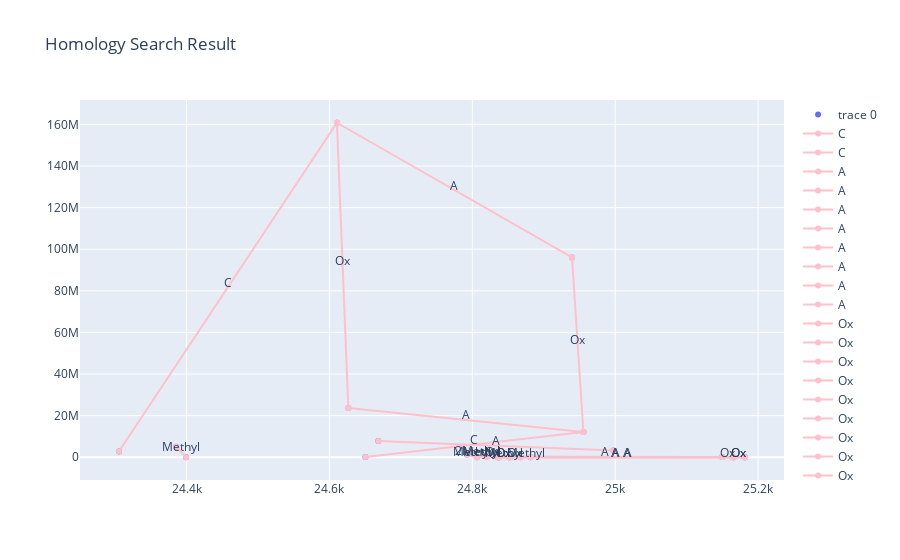

Write notebook code for a chart like this one.
### Code cell
bcr = homology_search(df_ctrl)
plotly_basecalling(*bcr, y='Vol', title='Homology Search Result')

### Figure 1 — Plotly figure (JSON) as saved in the notebook; plotly's stock layout.template omitted (floating-point values rounded to 4 significant figures)
{"data": [{"mode": "markers", "type": "scatter", "x": [24610.0, 24940.0, 24630.0, 24960.0, 24670.0, 24390.0, 25000.0, 24310.0, 24790.0, 24820.0, 25150.0, 24650.0, 24850.0, 24840.0, 24400.0, 25170.0, 24810.0, 24840.0, 25180.0, 24880.0, 24840.0, 24850.0, 25160.0, 24870.0, 25180.0], "y": [160800000.0, 96070000.0, 23700000.0, 12150000.0, 7819000.0, 5067000.0, 3221000.0, 2736000.0, 1154000.0, 316000.0, 162600.0, 152700.0, 59220.0, 50890.0, 29500.0, 23650.0, 20780.0, 20690.0, 15460.0, 14420.0, 13980.0, 13760.0, 8517.0, 3848.0, 3190.0]}, {"line": {"color": "pink"}, "mode": "lines+markers", "name": "C", "type": "scatter", "x": [24610.0, 24310.0], "y": [160800000.0, 2736000.0]}, {"line": {"color": "pink"}, "mode": "lines+markers", "name": "C", "type": "scatter", "x": [24960.0, 24650.0], "y": [12150000.0, 152700.0]}, {"line": {"color": "pink"}, "mode": "lines+markers", "name": "A", "type": "scatter", "x": [24610.0, 24940.0], "y": [160800000.0, 96070000.0]}, {"line": {"color": "pink"}, "mode": "lines+markers", "name": "A", "type": "scatter", "x": [24630.0, 24960.0], "y": [23700000.0, 12150000.0]}, {"line": {"color": "pink"}, "mode": "lines+markers", "name": "A", "type": "scatter", "x": [24670.0, 25000.0], "y": [7819000.0, 3221000.0]}, {"line": {"color": "pink"}, "mode": "lines+markers", "name": "A", "type": "scatter", "x": [24820.0, 25150.0], "y": [316000.0, 162600.0]}, {"line": {"color": "pink"}, "mode": "lines+markers", "name": "A", "type": "scatter", "x": [24840.0, 25170.0], "y": [50890.0, 23650.0]}, {"line": {"color": "pink"}, "mode": "lines+markers", "name": "A", "type": "scatter", "x": [24850.0, 25180.0], "y": [59220.0, 15460.0]}, {"line": {"color": "pink"}, "mode": "lines+markers", "name": "A", "type": "scatter", "x": [24840.0, 25160.0], "y": [13980.0, 8517.0]}, {"line": {"color": "pink"}, "mode": "lines+markers", "name": "A", "type": "scatter", "x": [24850.0, 25180.0], "y": [13760.0, 3190.0]}, {"line": {"color": "pink"}, "mode": "lines+markers", "name": "Ox", "type": "scatter", "x": [24610.0, 24630.0], "y": [160800000.0, 23700000.0]}, {"line": {"color": "pink"}, "mode": "lines+markers", "name": "Ox", "type": "scatter", "x": [24940.0, 24960.0], "y": [96070000.0, 12150000.0]}, {"line": {"color": "pink"}, "mode": "lines+markers", "name": "Ox", "type": "scatter", "x": [24850.0, 24840.0], "y": [59220.0, 50890.0]}, {"line": {"color": "pink"}, "mode": "lines+markers", "name": "Ox", "type": "scatter", "x": [24820.0, 24840.0], "y": [316000.0, 50890.0]}, {"line": {"color": "pink"}, "mode": "lines+markers", "name": "Ox", "type": "scatter", "x": [25150.0, 25170.0], "y": [162600.0, 23650.0]}, {"line": {"color": "pink"}, "mode": "lines+markers", "name": "Ox", "type": "scatter", "x": [25170.0, 25180.0], "y": [23650.0, 15460.0]}, {"line": {"color": "pink"}, "mode": "lines+markers", "name": "Ox", "type": "scatter", "x": [24840.0, 24850.0], "y": [13980.0, 13760.0]}, {"line": {"color": "pink"}, "mode": "lines+markers", "name": "Ox", "type": "scatter", "x": [24850.0, 24870.0], "y": [13760.0, 3848.0]}, {"line": {"color": "pink"}, "mode": "lines+markers", "name": "Ox", "type": "scatter", "x": [25160.0, 25180.0], "y": [8517.0, 3190.0]}, {"line": {"color": "pink"}, "mode": "lines+markers", "name": "Methyl", "type": "scatter", "x": [24820.0, 24810.0], "y": [316000.0, 20780.0]}, {"line": {"color": "pink"}, "mode": "lines+markers", "name": "Methyl", "type": "scatter", "x": [24390.0, 24400.0], "y": [5067000.0, 29500.0]}, {"line": {"color": "pink"}, "mode": "lines+markers", "name": "Methyl", "type": "scatter", "x": [24790.0, 24810.0], "y": [1154000.0, 20780.0]}, {"line": {"color": "pink"}, "mode": "lines+markers", "name": "Methyl", "type": "scatter", "x": [24880.0, 24870.0], "y": [14420.0, 3848.0]}, {"line": {"color": "pink"}, "mode": "lines+markers", "name": "Methyl", "type": "scatter", "x": [24840.0, 24850.0], "y": [20690.0, 13760.0]}, {"line": {"color": "pink"}, "mode": "lines+markers", "name": "2Methyl", "type": "scatter", "x": [24790.0, 24820.0], "y": [1154000.0, 316000.0]}], "layout": {"annotations": [{"arrowhead": 1, "showarrow": false, "text": "C", "x": 24460.0, "y": 81760000.0, "yshift": 5}, {"arrowhead": 1, "showarrow": false, "text": "C", "x": 24800.0, "y": 6152000.0, "yshift": 5}, {"arrowhead": 1, "showarrow": false, "text": "A", "x": 24780.0, "y": 128400000.0, "yshift": 5}, {"arrowhead": 1, "showarrow": false, "text": "A", "x": 24790.0, "y": 17930000.0, "yshift": 5}, {"arrowhead": 1, "showarrow": false, "text": "A", "x": 24830.0, "y": 5520000.0, "yshift": 5}, {"arrowhead": 1, "showarrow": false, "text": "A", "x": 24990.0, "y": 239300.0, "yshift": 5}, {"arrowhead": 1, "showarrow": false, "text": "A", "x": 25000.0, "y": 37270.0, "yshift": 5}, {"arrowhead": 1, "showarrow": false, "text": "A", "x": 25020.0, "y": 37340.0, "yshift": 5}, {"arrowhead": 1, "showarrow": false, "text": "A", "x": 25000.0, "y": 11250.0, "yshift": 5}, {"arrowhead": 1, "showarrow": false, "text": "A", "x": 25020.0, "y": 8477.0, "yshift": 5}, {"arrowhead": 1, "showarrow": false, "text": "Ox", "x": 24620.0, "y": 92240000.0, "yshift": 5}, {"arrowhead": 1, "showarrow": false, "text": "Ox", "x": 24950.0, "y": 54110000.0, "yshift": 5}, {"arrowhead": 1, "showarrow": false, "text": "Ox", "x": 24840.0, "y": 55060.0, "yshift": 5}, {"arrowhead": 1, "showarrow": false, "text": "Ox", "x": 24830.0, "y": 183500.0, "yshift": 5}, {"arrowhead": 1, "showarrow": false, "text": "Ox", "x": 25160.0, "y": 93120.0, "yshift": 5}, {"arrowhead": 1, "showarrow": false, "text": "Ox", "x": 25170.0, "y": 19560.0, "yshift": 5}, {"arrowhead": 1, "showarrow": false, "text": "Ox", "x": 24840.0, "y": 13870.0, "yshift": 5}, {"arrowhead": 1, "showarrow": false, "text": "Ox", "x": 24860.0, "y": 8806.0, "yshift": 5}, {"arrowhead": 1, "showarrow": false, "text": "Ox", "x": 25170.0, "y": 5854.0, "yshift": 5}, {"arrowhead": 1, "showarrow": false, "text": "Methyl", "x": 24810.0, "y": 168400.0, "yshift": 5}, {"arrowhead": 1, "showarrow": false, "text": "Methyl", "x": 24390.0, "y": 2548000.0, "yshift": 5}, {"arrowhead": 1, "showarrow": false, "text": "Methyl", "x": 24800.0, "y": 587400.0, "yshift": 5}, {"arrowhead": 1, "showarrow": false, "text": "Methyl", "x": 24870.0, "y": 9132.0, "yshift": 5}, {"arrowhead": 1, "showarrow": false, "text": "Methyl", "x": 24840.0, "y": 17230.0, "yshift": 5}, {"arrowhead": 1, "showarrow": false, "text": "2Methyl", "x": 24810.0, "y": 735000.0, "yshift": 5}], "title": {"text": "Homology Search Result"}}}
